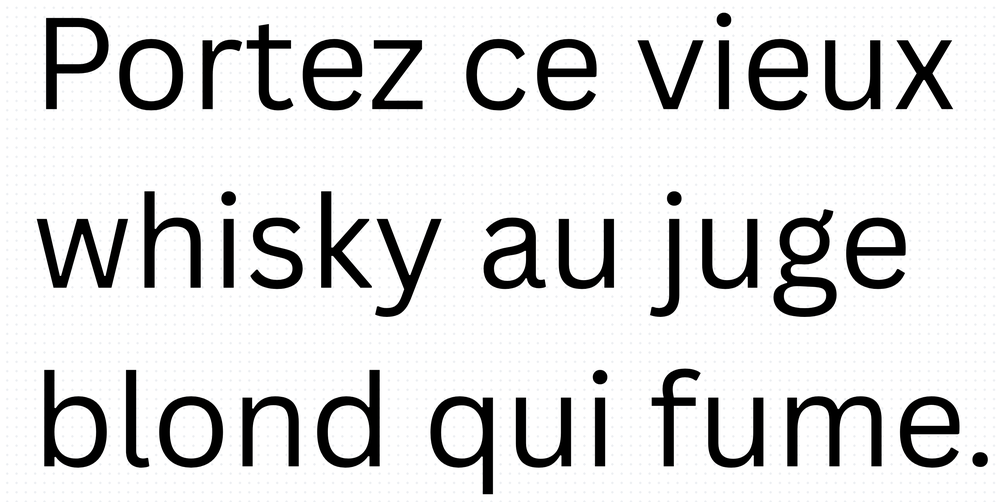
#> input picture sentence3.png, 1000 x 502 px, shrunk from 2855 x 1432 before the run
$ python segmword.py
#> lines starting #> are read from the running program, lines starting #| are printed output that depends on the picture; after the words box and inside, x2 and y2 are one past the last pixel; in counts of white or black regions, pixels touching at a corner belong together
import cv2
import numpy as np
import os
import shutil


def segmenter_mots(image_path, output_dir='mot_seg', debug=False):
#> called with image_path = 'sentence3.png', output_dir = 'mot_seg', debug = True
    image = cv2.imread(image_path)
#> image is the input picture: shape (502, 1000, 3); mean B, G, R 221.8, 221.7, 221.6
    if image is None:
        raise FileNotFoundError(f"Image introuvable : {image_path}")

    # Prétraitement de l'image
    h_img, w_img = image.shape[:2]
#> h_img = 502; w_img = 1000
    gray = cv2.cvtColor(image, cv2.COLOR_BGR2GRAY)
    _, thresh = cv2.threshold(gray, 0, 255, cv2.THRESH_BINARY_INV + cv2.THRESH_OTSU)
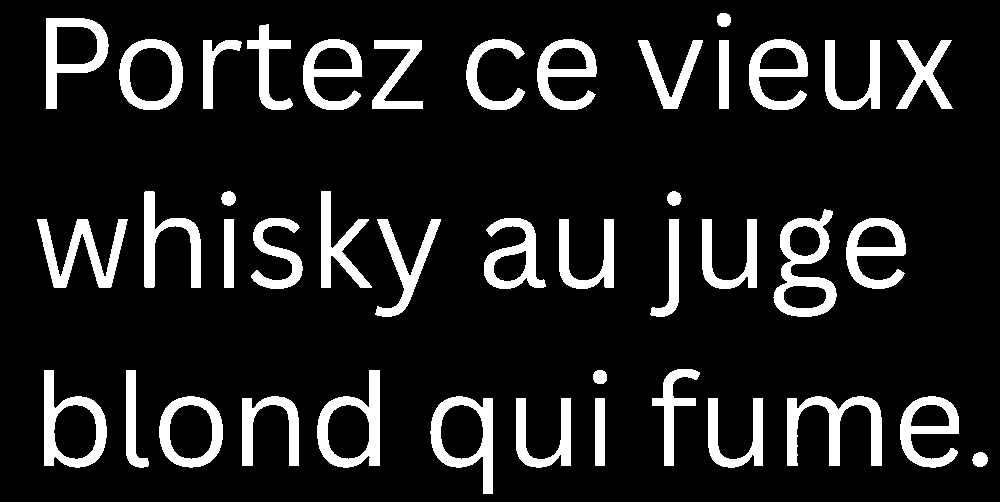
#> thresh: shape (502, 1000); 12.8% white; 42 white regions, largest, box (x1, y1, x2, y2) and area: (773, 209, 837, 317) 2732, (787, 396, 882, 466) 2676, (37, 219, 128, 288) 2437

    # Calcule la taille typique des lettres via les composantes connexes
    num_labels, _, stats, _ = cv2.connectedComponentsWithStats(thresh, connectivity=8)
#> num_labels = 43; stats = 43 rows, first 6: [0, 0, 1000, 502, 437730], [717, 13, 14, 14, 166], [46, 18, 63, 91, 2164], [247, 24, 46, 86, 1334], [119, 39, 64, 71, 1852], [303, 39, 59, 71, 1943]
    hauteurs = []
    for i in range(1, num_labels):
        h    = stats[i, cv2.CC_STAT_HEIGHT]
        w    = stats[i, cv2.CC_STAT_WIDTH]
        area = stats[i, cv2.CC_STAT_AREA]
        if 5 < h < h_img * 0.5 and 2 < w < w_img * 0.3 and area > 10:
            hauteurs.append(h)
#> this loop made 42 passes
#> (h, w, area) on passes 1 to 12: (14, 14, 166), (91, 63, 2164), (86, 46, 1334), (71, 64, 1852), (71, 59, 1943), (71, 59, 1470), (71, 60, 1948), (71, 59, 1936), (69, 39, 953), (69, 51, 1427), (69, 65, 1451), (69, 10, 690)
#> after the loop, hauteurs = 42 values, max 108 at index 18, min 14 at index 0, mean 71.19

    if not hauteurs:
        print("Aucune lettre détectée dans l'image.")
        return []

    hauteur_mediane = int(np.median(hauteurs))
#> hauteur_mediane = 71
    print(f"Hauteur médiane des lettres : {hauteur_mediane}px")
#| Hauteur médiane des lettres : 71px

    # Kernel de dilatation adaptatif basé sur la taille des lettres
    kernel_w = max(int(hauteur_mediane * 0.5), 10)
#> kernel_w = 35
    kernel_h = max(int(hauteur_mediane * 0.4), 3)
#> kernel_h = 28

    kernel  = cv2.getStructuringElement(cv2.MORPH_RECT, (kernel_w, kernel_h))
#> kernel: shape (28, 35); every value is 1
    dilated = cv2.dilate(thresh, kernel, iterations=1)
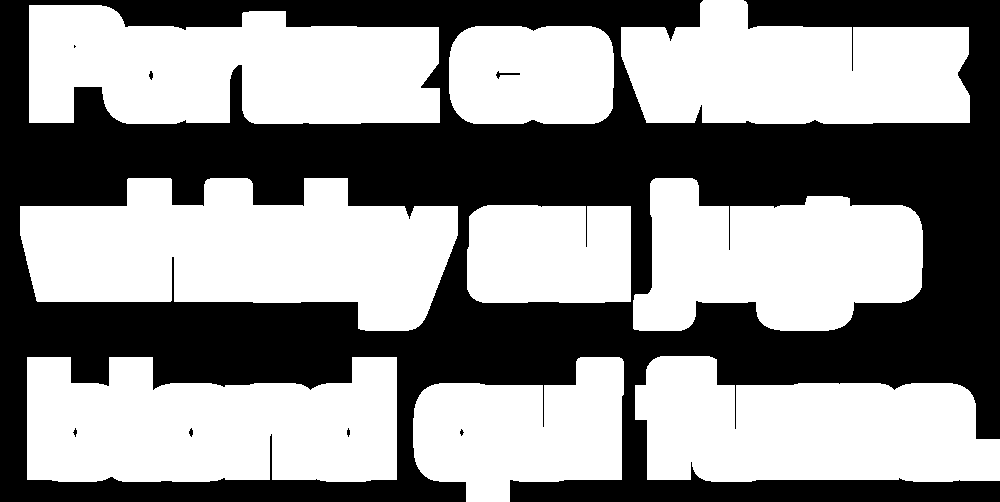
#> dilated: shape (502, 1000); 55.6% white; 8 black regions (4 under 20 px)

    contours, _ = cv2.findContours(dilated, cv2.RETR_EXTERNAL, cv2.CHAIN_APPROX_SIMPLE)
#> contours = 9 contours; largest, box (x1, y1, x2, y2) and area: (20, 178, 458, 331) 45692, (29, 5, 440, 124) 39549, (27, 357, 397, 482) 38766, (635, 356, 1000, 482) 34350, (621, 0, 970, 124) 33032

    # Filtrage des contours — supprime le bruit et les points isolés
    boites = []
    for cnt in contours:
        x, y, w, h = cv2.boundingRect(cnt)
        ratio = w / h if h > 0 else 0
        if w > 20 and h > 10 and ratio > 0.2:
            boites.append((x, y, w, h))
#> this loop made 9 passes
#> (x, y, w, h, ratio) on passes 1 to 9: (413, 357, 211, 145, 1.46), (27, 357, 370, 125, 2.96), (635, 356, 365, 126, 2.9), (467, 205, 164, 98, 1.67), (633, 178, 290, 153, 1.9), (20, 178, 438, 153, 2.86), (449, 26, 165, 98, 1.68), (29, 5, 411, 119, 3.45), (621, 0, 349, 124, 2.81)
#> after the loop, boites = [(413, 357, 211, 145), (27, 357, 370, 125), (635, 356, 365, 126), (467, 205, 164, 98), (633, 178, 290, 153), (20, 178, 438, 153), (449, 26, 165, 98), (29, 5, 411, 119), (621, 0, 349, 124)]

    if not boites:
        print("Aucun mot détecté après filtrage.")
        return []

    # Tri ligne par ligne, gauche -> droite
    tolerance     = int(hauteur_mediane * 0.8)
#> tolerance = 56
    boites_triees = sorted(boites, key=lambda b: (b[1] // tolerance, b[0]))
#> boites_triees = [(29, 5, 411, 119), (449, 26, 165, 98), (621, 0, 349, 124), (20, 178, 438, 153), (467, 205, 164, 98), (633, 178, 290, 153), (27, 357, 370, 125), (413, 357, 211, 145), (635, 356, 365, 126)]

    # Repart d'un dossier vide à chaque appel
    if os.path.exists(output_dir):
        shutil.rmtree(output_dir)
    os.makedirs(output_dir)

    image_annotee = image.copy()
    mots = []

    for i, (x, y, w, h) in enumerate(boites_triees):
        cv2.imwrite(os.path.join(output_dir, f'mot_{i:03d}.png'), image[y:y+h, x:x+w])
        mots.append({'index': i, 'bbox': (x, y, w, h)})
        cv2.rectangle(image_annotee, (x, y), (x+w, y+h), (0, 200, 255), 2)
        cv2.putText(image_annotee, str(i), (x, y-5),
                    cv2.FONT_HERSHEY_SIMPLEX, 0.5, (0, 200, 255), 1)
#> this loop made 9 passes
#> pass 1, in segmenter_mots, `cv2.imwrite(os.path.join(output_dir, f'mot_{i:03d}.png'), image[y:y+h,..`:
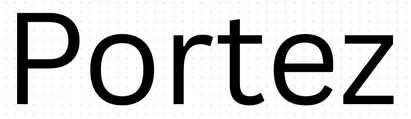
#> saved as mot_000.png: shape (119, 411, 3); mean B, G, R 204.1, 204, 203.9
#> pass 2, in segmenter_mots, `cv2.imwrite(os.path.join(output_dir, f'mot_{i:03d}.png'), image[y:y+h,..`:
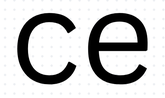
#> saved as mot_001.png: shape (98, 165, 3); mean B, G, R 200.4, 200.3, 200.2
#> after the loop:
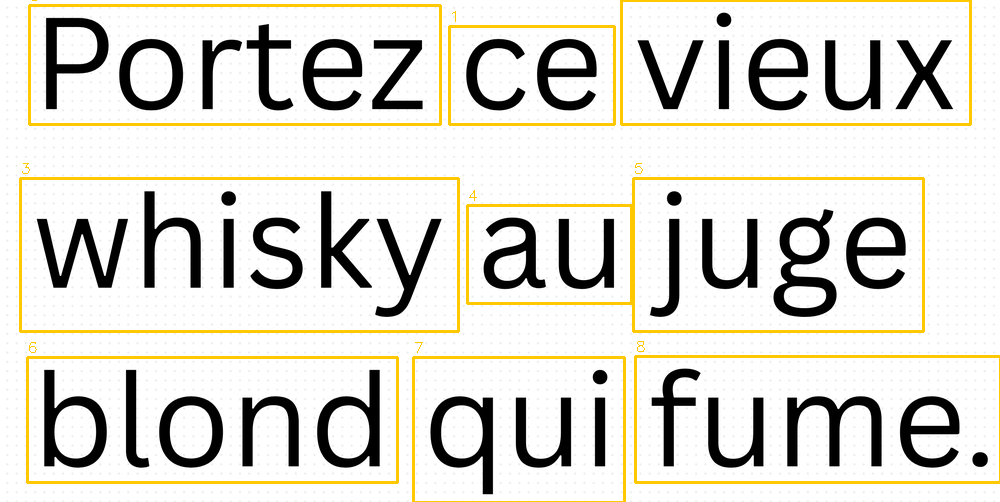
#> image_annotee: shape (502, 1000, 3); 4.47% of pixels changed, all inside (x1, y1, x2, y2) = (19, 0, 1000, 502)
#> after the loop, mots = 9 items

    print(f"{len(mots)} mot(s) sauvegardé(s) dans '{output_dir}/'")
#| 9 mot(s) sauvegardé(s) dans 'mot_seg/'

    if debug:
        cv2.imshow('Mots detectes', image_annotee)
        cv2.waitKey(0)
        cv2.destroyAllWindows()

    return mots


if __name__ == "__main__":
    IMAGE_PATH = "sentence3.png"

    mots = segmenter_mots(
        image_path=IMAGE_PATH,
        output_dir='mot_seg',
        debug=True
    )
#> mots = 9 items
